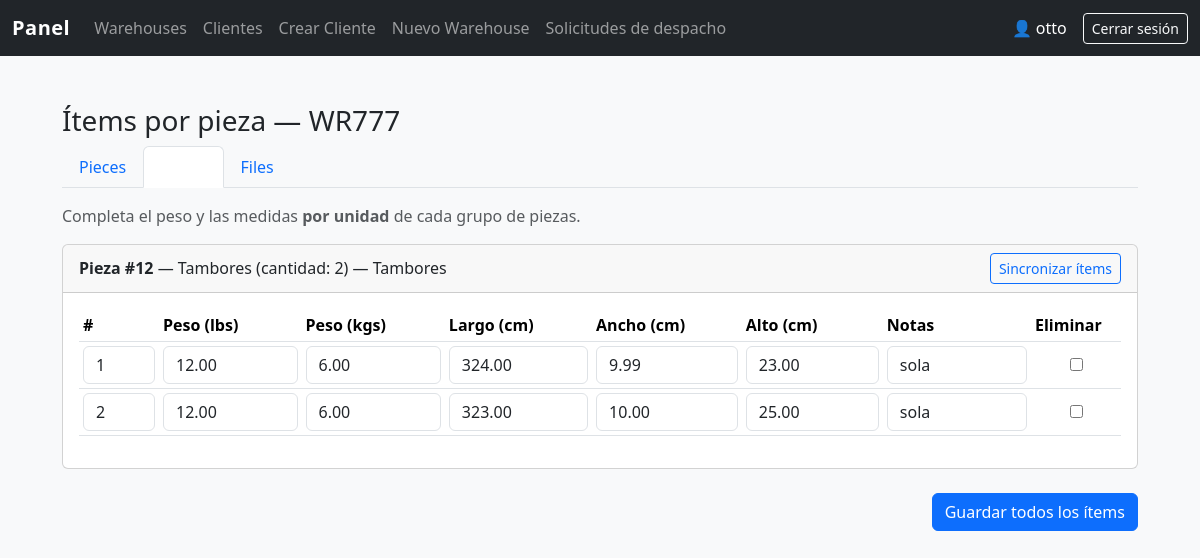
The app's page /admin-panel/777/items/ (signed in), older data.
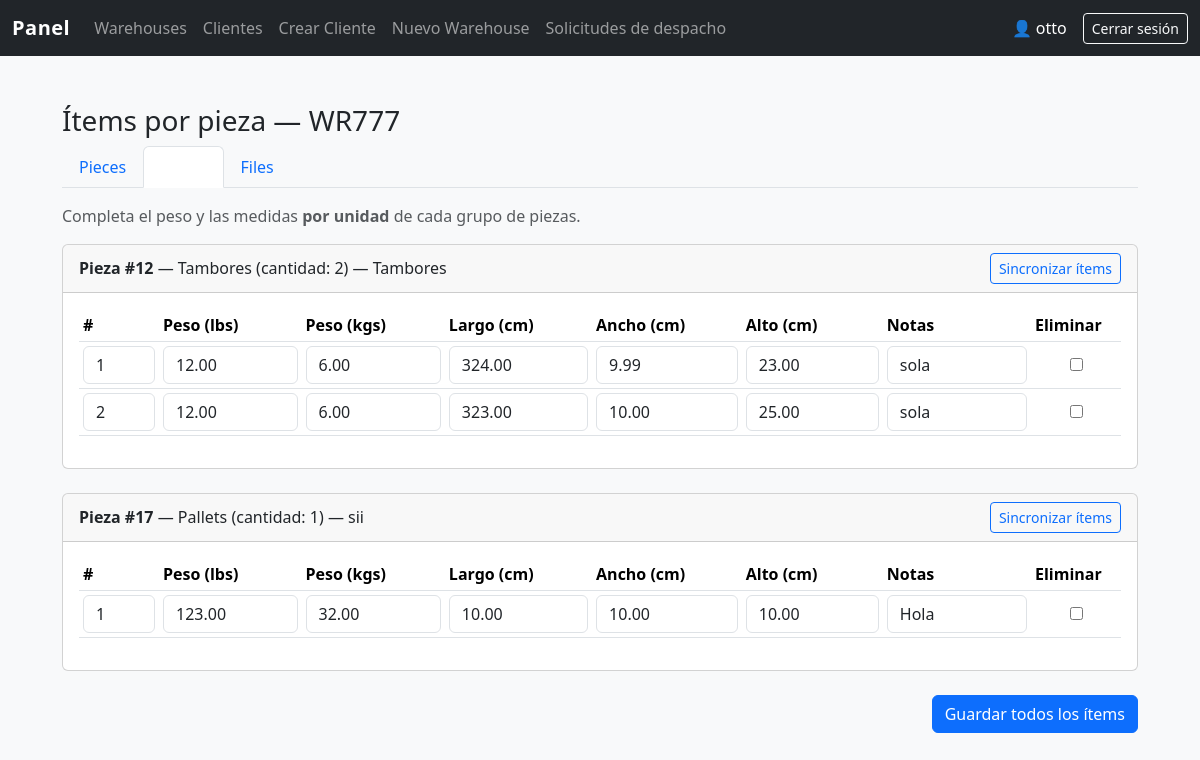
The same page, newer data.
### core/models.py (models this page shows, shortened)
class PieceWarehouse(models.Model):
    TYPE_OF = [
        ('PALLETS', 'Pallets'),
        ('CAJAS', 'Cajas'),
        ('TAMBORES', 'Tambores'),
        ('ATADOS', 'Atados'),
        ('OTRO', 'Otro'),
    ]
    warehouse = models.ForeignKey(Warehouse, on_delete=models.CASCADE, related_name='pieces')
    type_of = models.CharField(max_length=20, choices=TYPE_OF)
    quantity = models.PositiveIntegerField()
    description = models.CharField(max_length=200, blank=True, null=True)

### core/views.py (the view, shortened to what this page needs)
# urls.py: path("admin-panel/<str:wr_number>/items/", views.edit_items_for_warehouse, name="edit_items_for_warehouse"),
@staff_member_required
def edit_items_for_warehouse(request, wr_number):
    wh = get_object_or_404(Warehouse, wr_number=wr_number)
    pieces = wh.pieces.all().order_by('id')
    bundles = []  # lista de (piece, formset)
    if request.method == "POST":
        all_valid = True
        for piece in pieces:
            prefix = f"items_{piece.pk}"
            fs = PieceItemFormSetFactory(request.POST, instance=piece, prefix=prefix)
            bundles.append((piece, fs))
            if not fs.is_valid():
                all_valid = False
        if all_valid:
            for _, fs in bundles:
                fs.save()
            messages.success(request, "Ítems guardados.")
            return redirect("admin_warehouse_detail", wr_number=wr_number)
        else:
            messages.error(request, "Revisa los errores en los ítems.")
    else:
        for piece in pieces:
            prefix = f"items_{piece.pk}"
            fs = PieceItemFormSetFactory(instance=piece, prefix=prefix)
            bundles.append((piece, fs))
    return render(request, "admin/edit_items_for_warehouse.html", {
        "wh": wh,
        "bundles": bundles,  # [(piece, formset), ...]
    })

### templates/admin/edit_items_for_warehouse.html (shortened to what this page needs)
{% extends "panel/base.html" %}
{% block content %}
<div class="container mt-4" style="max-width: 1100px;">
  <div class="d-flex justify-content-between align-items-center">
    <h3>Ítems por pieza — WR{{ wh.wr_number }}</h3>
  </div>
  <ul class="nav nav-tabs mb-3">
    <li class="nav-item"><a class="nav-link" href="{% url 'admin_warehouse_detail' wh.wr_number %}">Pieces</a></li>
    <li class="nav-item"><a class="nav-link active" aria-current="page" href="#">Items</a></li>
    <li class="nav-item"><a class="nav-link" href="{% url 'warehouse_files' wh.wr_number %}">Files</a></li>
  </ul>
  <p class="text-muted">Completa el peso y las medidas <strong>por unidad</strong> de cada grupo de piezas.</p>
  <form method="post">
    {% for piece, fs in bundles %}
      <div class="card mb-4">
        <div class="card-header d-flex justify-content-between align-items-center">
          <div>
            <strong>Pieza #{{ piece.id }}</strong> —
            {{ piece.get_type_of_display }} (cantidad: {{ piece.quantity }})
            — {{ piece.description|default:"sin descripción" }}
          </div>
          <div>
            <button name="sync_piece_id" value="{{ piece.id }}" class="btn btn-sm btn-outline-primary"
                    title="Ajusta el número de filas al 'quantity' de esta pieza">
              Sincronizar ítems
            </button>
          </div>
        </div>
        <div class="card-body">
          <div class="table-responsive">
            <table class="table table-sm align-middle">
              <thead>
                <tr>
                  <th style="width:80px">#</th>
                  <th>Peso (lbs)</th>
                  <th>Peso (kgs)</th>
                  <th>Largo (cm)</th>
                  <th>Ancho (cm)</th>
                  <th>Alto (cm)</th>
                  <th>Notas</th>
                  <th style="width:90px">Eliminar</th>
                </tr>
              </thead>
              <tbody>
                {% for f in fs %}
                <tr>
                  <td>{{ f.index }}</td>
                  <td>{{ f.weight_lbs }}</td>
                  <td>{{ f.weight_kgs }}</td>
                  <td>{{ f.length_cm }}</td>
                  <td>{{ f.width_cm }}</td>
                  <td>{{ f.height_cm }}</td>
                  <td>{{ f.notes }}</td>
                  <td class="text-center">{{ f.DELETE }}</td>
                </tr>
                {% empty %}
                <tr>
                  <td colspan="8" class="text-muted text-center">
                    Sin ítems para esta pieza. Usa “Sincronizar ítems”.
                  </td>
                </tr>
                {% endfor %}
              </tbody>
            </table>
          </div>
        </div>
      </div>
    {% endfor %}
    <div class="d-flex justify-content-end">
      <button class="btn btn-primary">Guardar todos los ítems</button>
    </div>
  </form>
</div>
{% endblock %}

Row changes from the older to the newer data that the page shows:
added PieceWarehouse: id "17", type_of "Pallets", quantity "1", description "sii", index "1", weight_lbs "123.00", weight_kgs "32.00", length_cm "10.00", width_cm "10.00", height_cm "10.00", notes "Hola"
